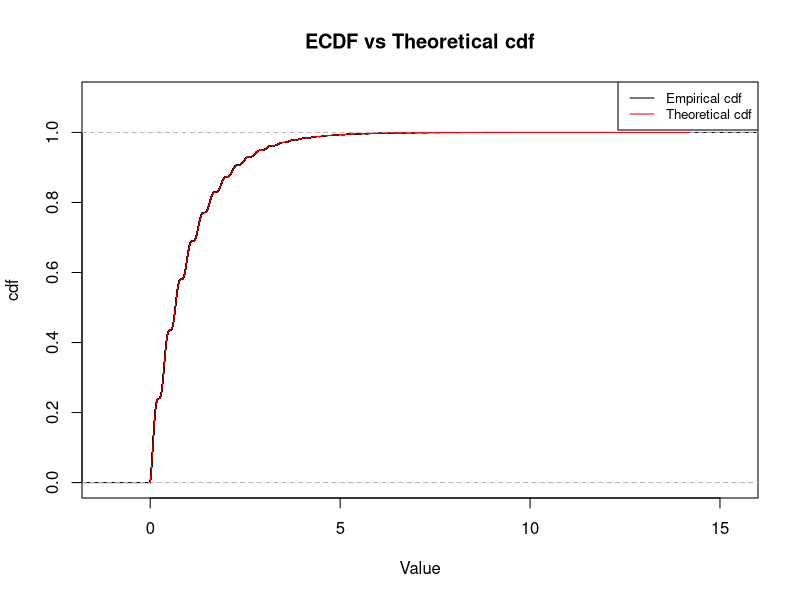
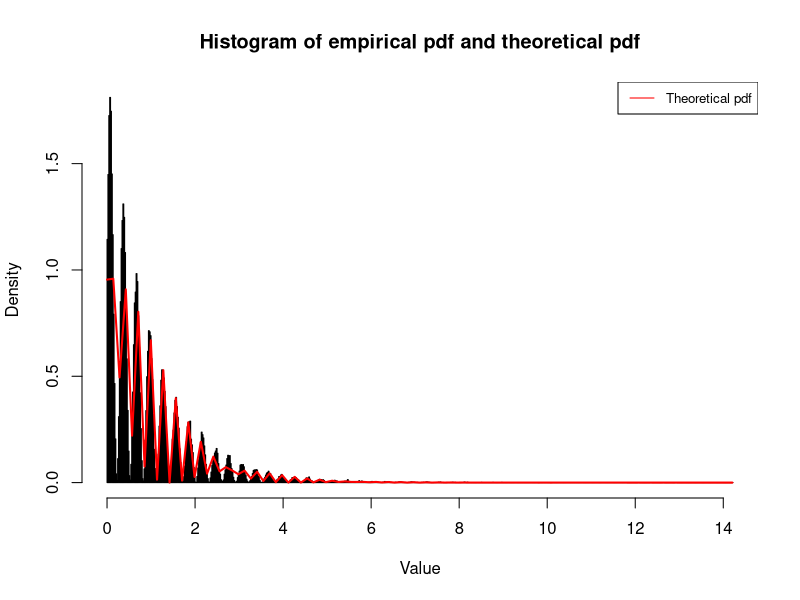

These charts were generated, in order, by the following R code:
## ---- chunk 1
knitr::opts_chunk$set(echo = TRUE)
## ---- chunk 2
parameter = 21
nc = 0.954643628 #Normalizing constant
library(openxlsx)
library(forecast)
## ---- chunk 3
# Set a rejection sampling function
generate_sample = function(parameter, n) {
  random_variables = numeric(0)  # Initializes an empty vector to store the accepted sample
  generated_numbers = 0
  # Rejection constant c
  c = 1.909286856  # This is determined by the ratio of the target pdf to the exponential distribution pdf
  while (generated_numbers < n) {
    # Generate an exponential distribution sample and use runif to simulate
    x = -log(runif(1))  
    u = runif(1)        # Generate uniform random numbers for accept/reject
    f_x = nc * exp(-x) * (1 + sin(parameter * x)) # Target function
    g_x = exp(-x)  # Probability density function of exponential distribution
    # If the uniform random number u is less than or equal to the ratio of the target to the proposed pdf, accept y
    if (u <= f_x / (c * g_x)) {
      random_variables = c(random_variables, x)
      generated_numbers = generated_numbers + 1
    }
  }
  return(random_variables)
}
# Set the sample size
n = 100000
# Generate 100000 samples using rejection sampling function
sampled_data=generate_sample(parameter, n)
## ---- chunk 4
# Compare theoretical cdf and empirical cdf
empirical_CDF = ecdf(sampled_data)
theoretical_cdf = function(x) {
  integrate(function(t) nc * exp(-t) * (1 + sin(parameter * t)), 0, x)$value
}
# Create a data point set for a theoretical cdf
x_values = seq(0, max(sampled_data), length.out = 1000)

# Calculate the theoretical cdf
theoretical_CDF = sapply(x_values, theoretical_cdf)
## ---- chunk 5
# Draw a graph to show theoretical cdf and empirical cdf
par(mfrow = c(1, 1)) 
plot(empirical_CDF, main="ECDF vs Theoretical cdf", xlab="Value", ylab="cdf", ylim=c(0,1.1))
lines(x_values, theoretical_CDF, col="red", type="l")
legend("topright", legend=c("Empirical cdf", "Theoretical cdf"),
       col=c("black", "red"), lty=1, cex=0.8)  
## ---- chunk 6
hist(sampled_data, main="Histogram of empirical pdf and theoretical pdf",
     xlab="Value", ylab="Density", breaks=600, probability = TRUE)
# Rendering theory pdf
curve(nc * exp(-x) * (1 + sin(parameter * x)), add=TRUE,
      col="red", lwd=2, from=0, to=max(sampled_data))
legend("topright", legend=c("Theoretical pdf"),
       col=c("red"), lty=c(1), cex=0.8) 
## ---- chunk 7
# Kolmogorov-Smirnov test
# Set a function to inverse uniformly random samples
inverse_cdf = function(p, lower = 0, upper = 1000) {
  uniroot(function(x) theoretical_cdf(x) - p, lower = lower, upper = upper)$root
}
# Generate the theoretical samples
theoretical_sample_generate = function(n){
  x = runif(n, min = 0, max = 1) # Generate uniformly random samples
  theoretical_sample = numeric() # An empty set to store theoretical samples
  for (i in 1:n){
    theoretical_sample[i] = inverse_cdf(x[i])
  }
  return(theoretical_sample)
}

ks_test = function(sampled_data) {
  n = length(sampled_data) # Take the length of sampled data
  # Generate theoretical data as many as sampled data
  theoretical_sample = theoretical_sample_generate(n)
  # KS inspection
  ks_test_result = ks.test(sampled_data, theoretical_sample)
  return(ks_test_result)
}

ks_test_n10 = ks_test(generate_sample(parameter, 10))
ks_test_n100 = ks_test(generate_sample(parameter, 100))
ks_test_n1000 = ks_test(generate_sample(parameter, 1000))

print(ks_test_n10)
print(ks_test_n100)
print(ks_test_n1000)
